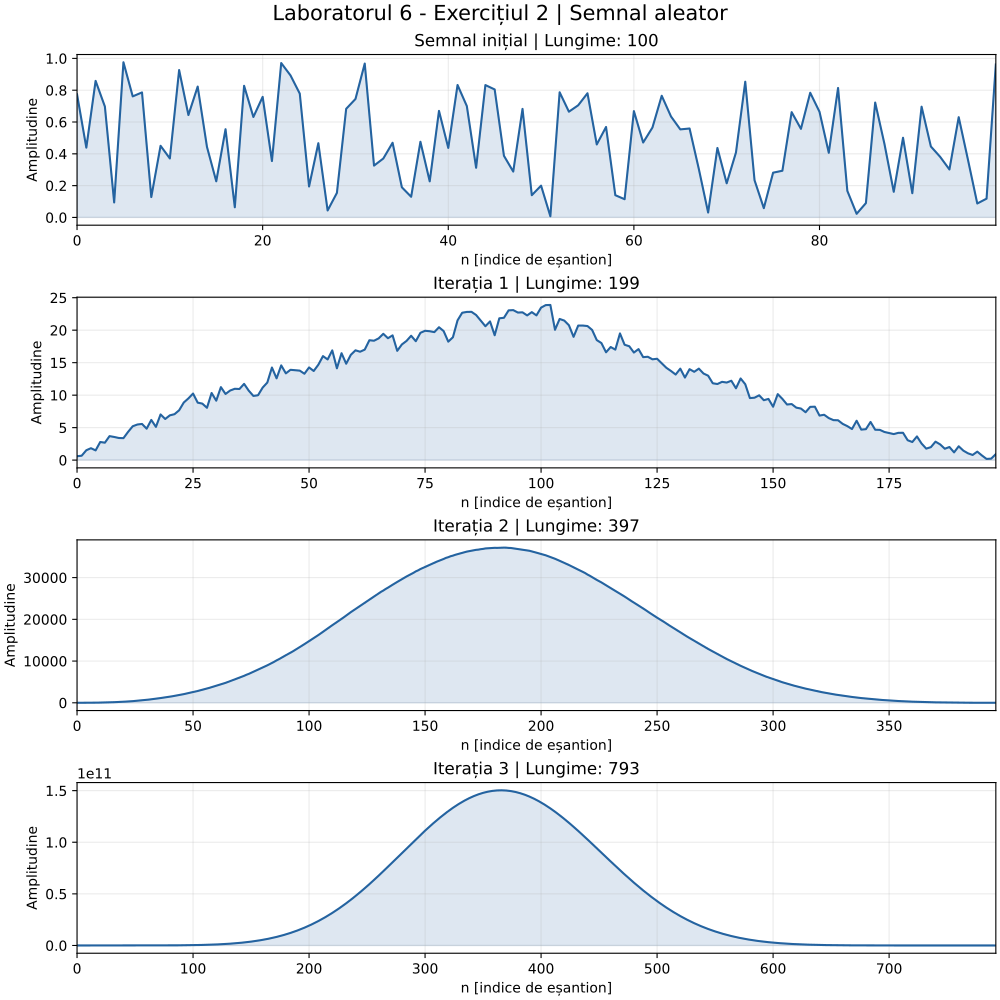

Write the Python code that produced this figure.
# Laboratorul 6 - Exercițiul 2

from pathlib import Path
import numpy as np
import matplotlib.pyplot as plt
from matplotlib.backends.backend_pdf import PdfPages

folder = Path(__file__).resolve().parent
N = 100
rng = np.random.default_rng(42)
x_aleator = rng.random(N)
x_bloc = np.zeros(N)
x_bloc[40:60] = 1

with PdfPages(folder / 'lab6_ex2.pdf') as pdf:
    for nume, x in [('aleator', x_aleator), ('rectangular', x_bloc)]:
        semnale = [x]
        for _ in range(3):
            x = np.convolve(x, x, mode='full')
            semnale.append(x)

        fig, axe = plt.subplots(4, 1, figsize=(10, 10),
                                layout='constrained')
        for k, (ax, s) in enumerate(zip(axe, semnale)):
            n = np.arange(len(s))
            ax.plot(n, s, color='#2463a0', lw=1.5)
            ax.fill_between(n, s, color='#2463a0', alpha=0.15)
            titlu = 'Semnal inițial' if k == 0 else f'Iterația {k}'
            ax.set_title(f'{titlu} | Lungime: {len(s)}')
            ax.set_xlabel('n [indice de eșantion]')
            ax.set_ylabel('Amplitudine')
            ax.set_xlim(0, len(s) - 1)
            ax.grid(alpha=0.25)

        fig.suptitle(f'Laboratorul 6 - Exercițiul 2 | Semnal {nume}',
                     fontsize=15)
        pdf.savefig(fig)
        fig.savefig(folder / f'lab6_ex2_{nume}.png', dpi=160)

plt.show()
